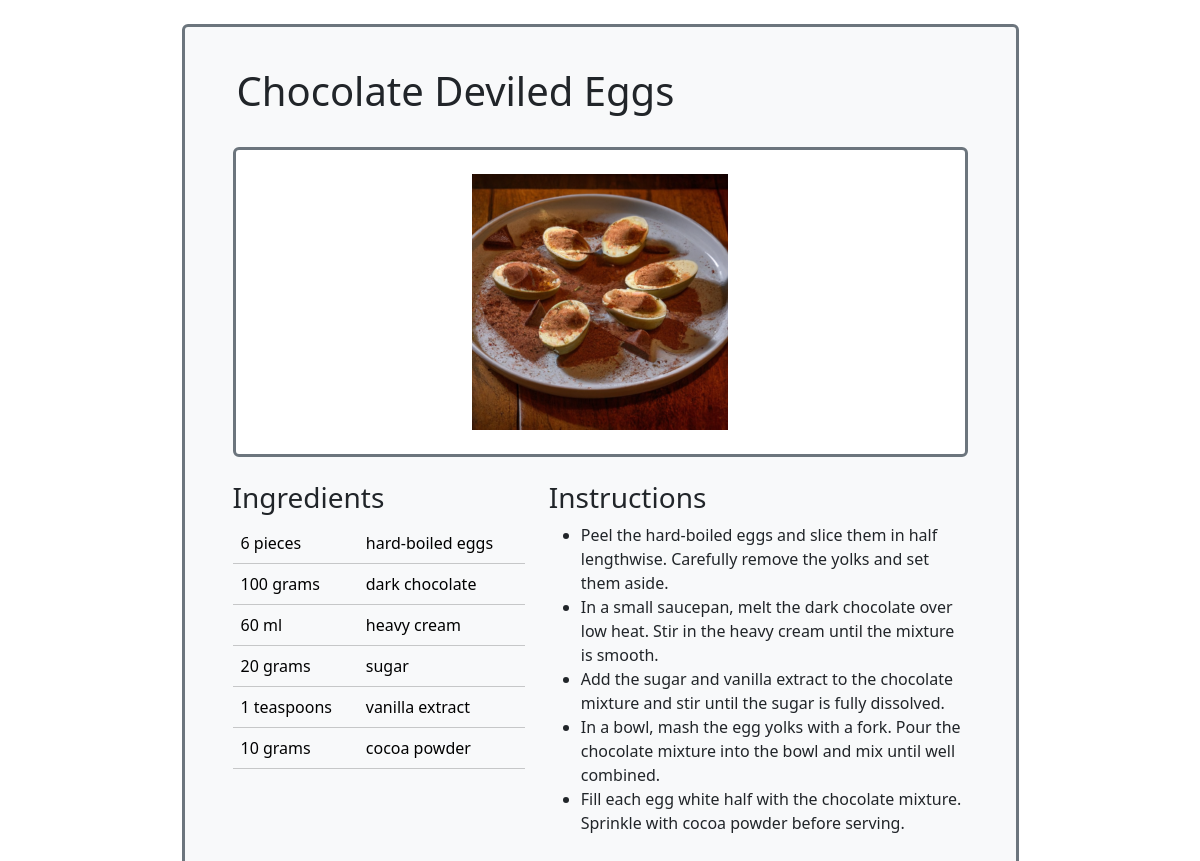
Screenshot of /recipe/12 with the database file from the repository.
### app/models.py (models this page shows, shortened)
class Recipe(db.Model):
    id = db.Column(db.Integer, primary_key=True)
    title = db.Column(db.String(64), index=True)
    image_id = db.Column(db.String(64))
    vegetarian = db.Column(db.Boolean())
    dish_type = db.Column(db.String(64))
    timestamp = db.Column(db.DateTime, index=True, default=datetime.utcnow)
    ingredients = db.relationship('Ingredients', backref='recipe', lazy='dynamic')
    instructions = db.relationship('Instructions', backref='recipe', lazy='dynamic')

class Ingredients(db.Model):
    id = db.Column(db.Integer, primary_key=True)
    name = db.Column(db.String(140))
    unit = db.Column(db.String(140))
    amount = db.Column(db.Float())
    recipe_id = db.Column(db.Integer, db.ForeignKey('recipe.id'))

class Instructions(db.Model):
    id = db.Column(db.Integer, primary_key=True)
    instruction = db.Column(db.String(140))
    recipe_id = db.Column(db.Integer, db.ForeignKey('recipe.id'))

### app/routes.py (the view)
@app.route('/recipe/<id>')
def recipe(id):
    recipe = Recipe.query.filter_by(id=id).first_or_404()
    ingredients = []
    for ingredient in recipe.ingredients:
        if ingredient.amount.is_integer():
            amount = int(ingredient.amount)
        else:
            amount = ingredient.amount
        ingredients.append({'name':ingredient.name, 'unit':ingredient.unit, 'amount': amount})
    instructions = []
    for instruction in recipe.instructions:
         instructions.append(instruction.instruction)
    recipe_data = {
         'title':recipe.title,
         'ingredients':ingredients,
         'instructions':instructions
    }
    return render_template('recipe.html', title='Recipe Bot', recipe=recipe_data, image = recipe.image_id)

### app/templates/recipe.html
{% extends "base.html" %}
{% block app_content %}
<div class="content rounded bg-light text-dark p-4 border border-3 border-secondary w-75 ">
    <div class="row m-3">
        <h1>{{ recipe.title }}</h1>
    </div>
    <div class="d-flex align-items-center justify-content-center m-4">
        <div class="row rounded bg-white text-dark border border-3 border-secondary w-100">
            <div class = "col ">
                <img src="{{url_for('static',filename='img/' + image)}}" class="rounded mx-auto d-block p-4" alt="centered image"></img>
            </div>
        </div>
    </div>
    <div class="m-4">
    <div class="row">
        <div class="col-5">
            <h3>Ingredients</h3>
            <table class="table">
                <tbody>
                    {% for ingredient in recipe.ingredients %}
                    <tr class="table-light">
                      <td>{{ ingredient.amount }} {{ ingredient.unit }}</td>
                      <td>{{ ingredient.name }}</td>
                    </tr>
                    {% endfor %}
                </tbody>
            </table>
        </div>
        <div class="col-7">
            <h3>Instructions</h3>
            <ul>
                {% for instruction in recipe.instructions %}
                <li>{{ instruction }}</li>
                {% endfor %}
            </ul>
        </div>
    </div>
    </div>
</div>
{% endblock %}

### rows the page displays
Recipe: title "Chocolate Deviled Eggs", image (picture)
Ingredients: amount "6", unit "pieces", name "hard-boiled eggs"
Ingredients: amount "100", unit "grams", name "dark chocolate"
Ingredients: amount "60", unit "ml", name "heavy cream"
Ingredients: amount "20", unit "grams", name "sugar"
Ingredients: amount "1", unit "teaspoons", name "vanilla extract"
Ingredients: amount "10", unit "grams", name "cocoa powder"
Instructions: instruction "Peel the hard-boiled eggs and slice them in half lengthwise. Carefully remove the yolks and set them aside."
Instructions: instruction "In a small saucepan, melt the dark chocolate over low heat. Stir in the heavy cream until the mixture is smooth."
Instructions: instruction "Add the sugar and vanilla extract to the chocolate mixture and stir until the sugar is fully dissolved."
Instructions: instruction "In a bowl, mash the egg yolks with a fork. Pour the chocolate mixture into the bowl and mix until well combined."
Instructions: instruction "Fill each egg white half with the chocolate mixture. Sprinkle with cocoa powder before serving."
